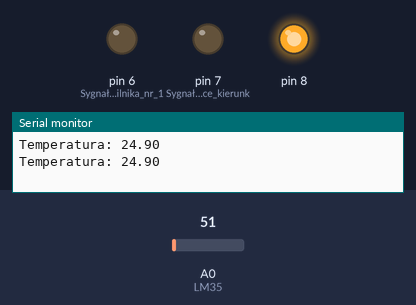
A sketch run on a simulated Arduino Uno, built with avr-gcc and run on an emulated ATmega328P. Parts: output pins drawn as LEDs (lit = HIGH), the last lines printed to the serial monitor. Inputs (shaded band) come from the test bench; at power-on: A0 (LM35) = 51.

Above: at 1.8 s.
1.9 s: A0 (LM35) set to 58
3.4 s: A0 (LM35) set to 70
At 4.8 s:
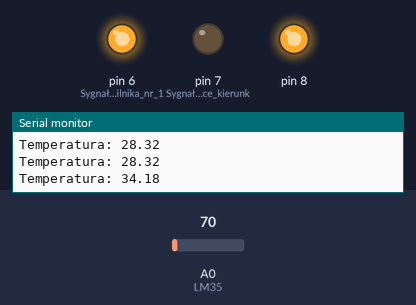
5.5 s: A0 (LM35) set to 61
At 6.3 s:
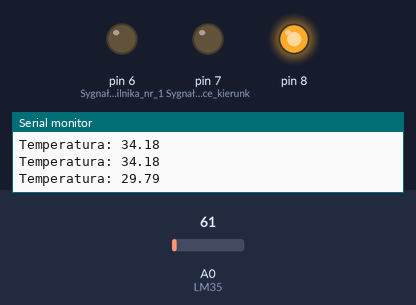
7.5 s: A0 (LM35) set to 71
At 9.1 s:
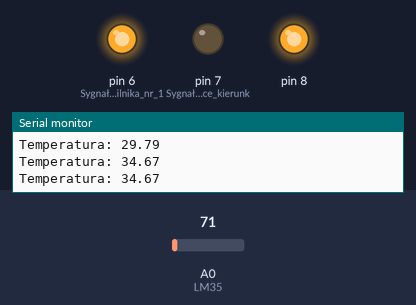
Timing chart, 0 to 10.5 s (numbered marks = the images above; inputs shaded):
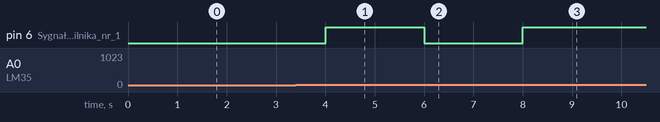

The sketch:

Samo_schladzajancy_sie_termometr.ino
```cpp
float temperatura; //Utworzenie zmiennej przechowującej temperaturę
int LM35 = 0;

void setup() {
 Serial.begin(9600);
  pinMode(6, OUTPUT); //Sygnał PWM silnika nr 1
  digitalWrite(6, LOW); //Ustawiamy (na stałe) stan wysoki na pinie 6

  pinMode(7, OUTPUT); //Sygnały sterujące kierunkiem obrotów silnika nr 1
  pinMode(8, OUTPUT);
  digitalWrite(7, LOW); //Silnik obroty w lewo
  digitalWrite(8, HIGH);
}

void loop() {
 temperatura = analogRead(LM35); //Odczytanie napięcia z czujnika temperatury
 temperatura = temperatura * 0.48828125; //Wyznaczenie temperatury

  Serial.print("Temperatura: ");
  Serial.println(temperatura);
   if(temperatura>=31){
    digitalWrite(6, HIGH);
   }
   if(temperatura<31){
    digitalWrite(6, LOW);
   }
   delay(1000); //Odświeżanie co 1 sekundę

}
```

Measured:
- the behaviour switches between 63 and 64 on A0 (LM35) (found by bisection; images 0 and 1)
- after the input at 3.4 s, pin 6 (Sygnał_PWM_silnika_nr_1): LOW → HIGH after 0.60 s
- after the input at 5.5 s, pin 6 (Sygnał_PWM_silnika_nr_1): HIGH → LOW after 0.50 s
- after the input at 7.5 s, pin 6 (Sygnał_PWM_silnika_nr_1): LOW → HIGH after 0.51 s
